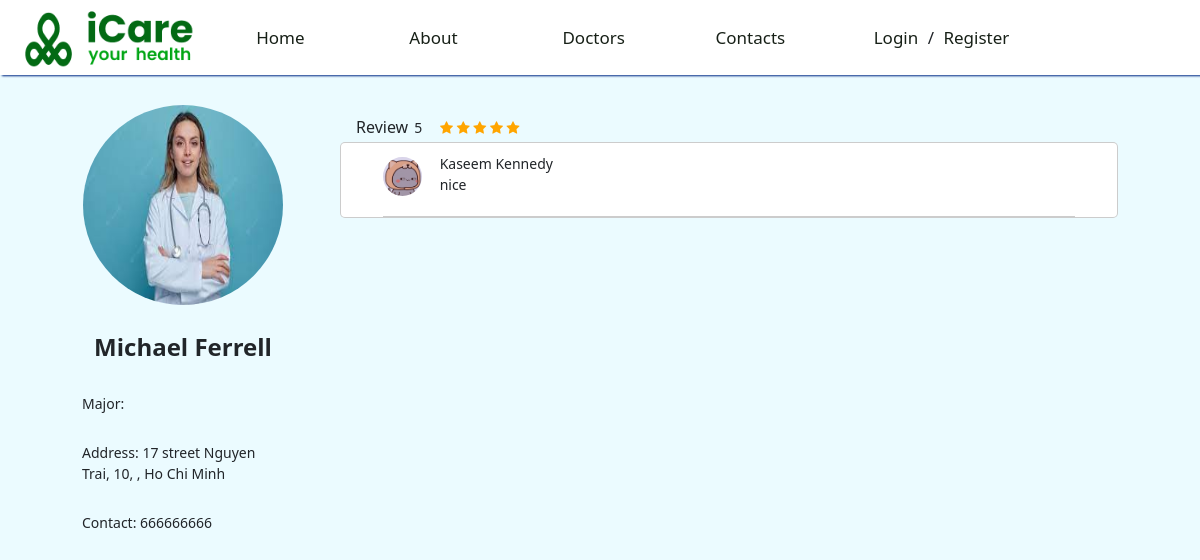
The page /index.php?page=detail&id=4 on the database as committed earlier.
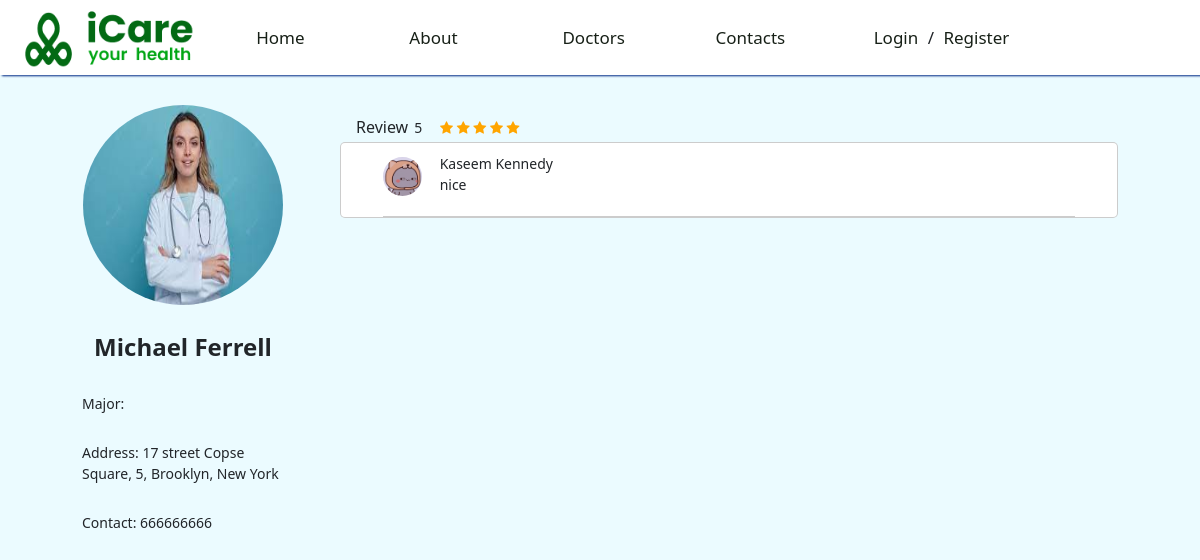
The same page on the database as committed later.
### tables this page shows
CREATE TABLE doctor
(
    doc_name VARCHAR(50) NOT NULL,
    clinic_number VARCHAR(50),
    doc_id INT NOT NULL,
    street VARCHAR(50),
    ward VARCHAR(50),
    district VARCHAR(50),
    city VARCHAR(50),
    image_url VARCHAR(200),
    description VARCHAR(500),
    star_reviews FLOAT NOT NULL,
    phone_number VARCHAR(50),
    PRIMARY KEY (doc_id)
);

### views/detail-components/detail-info-card.php (the view, shortened to what this page needs)
<?php
include "./services/connection.php";
?>
<?php
    $name = "";
    $image_url = "";
    $address = "";
    if(isset($_GET['id']))
        $id = $_GET['id'];
    $sql1 = "CALL getDoctorDetails($id);";
    $record = mysqli_query($conn, $sql1);
    while ($user_info = mysqli_fetch_assoc($record)) {
        $address = $user_info['clinic_number'] . " street " . $user_info['street'] . ", " . $user_info['ward'] . ", " . $user_info['district'] . ", " . $user_info['city'];
        $name = $user_info['doc_name'];
        $image_url = $user_info['image_url'];
        $contact = $user_info['phone_number'];
    }
?>
<div class="user-card">
    <div class="user-image-card">
        <img class="user-image" src="./assets/img/user/<?php echo $image_url ?>" alt="">
    </div>
    <div>
        <div class="user-name"><?php echo $name ?></div>
        <div class='user-info'>Major: <span class='info'></div>
        <div class="user-info">Address: <span class="info"><?php echo $address ?></span></div>
        <div class="user-info">Contact: <span class="info"><?php echo $contact ?></span></div>
    </div>
</div>

### views/detail-components/review.php
<?php
include "./services/connection.php";
$id = $_GET['id'];
?>
<div class="review">
    <?php
        $sql = "SELECT star_reviews FROM doctor WHERE doc_id = $id";
        $result = mysqli_query($conn, $sql);
        while ($row = mysqli_fetch_assoc($result)){
            $stars = round($row['star_reviews']);
        }
    ?>
    <h4>Review <span class="review-rating"><?php echo $stars ?></span></h4>
    <div class="review-star">
        <?php for ($x = 0; $x < 5; $x++) {
            if($stars > 0){
        ?>
                <span class="fa fa-star checked"></span>
            <?php } else { ?>
                <span class="fa fa-star"></span>
        <?php } $stars = $stars - 1; } ?>
    </div>
    <div class="review-part">
        <?php
        $sql = "call getRecentReviews($id)";
        $result = mysqli_query($conn, $sql);
        while ($row = mysqli_fetch_assoc($result)) {
        ?>
            <div class="reviewer">
                <img class="reviewer-img" src="./assets/img/user/<?php echo $row['image_url'] ?>" alt="">
                <div>
                    <div class="reviewer-name"><?php echo $row['patient_name'] ?></div>
                    <div class="reviewer-comment"><?php echo $row['patient_review'] ?></div>
                </div>
            </div>
        <?php } ?>
    </div>
</div>

Rows that differ between the two databases and show on the page:
changed doctor "Michael Ferrell": address "17 street Nguyen Trai, 10, , Ho Chi Minh" → "17 street Copse Square, 5, Brooklyn, New York"
